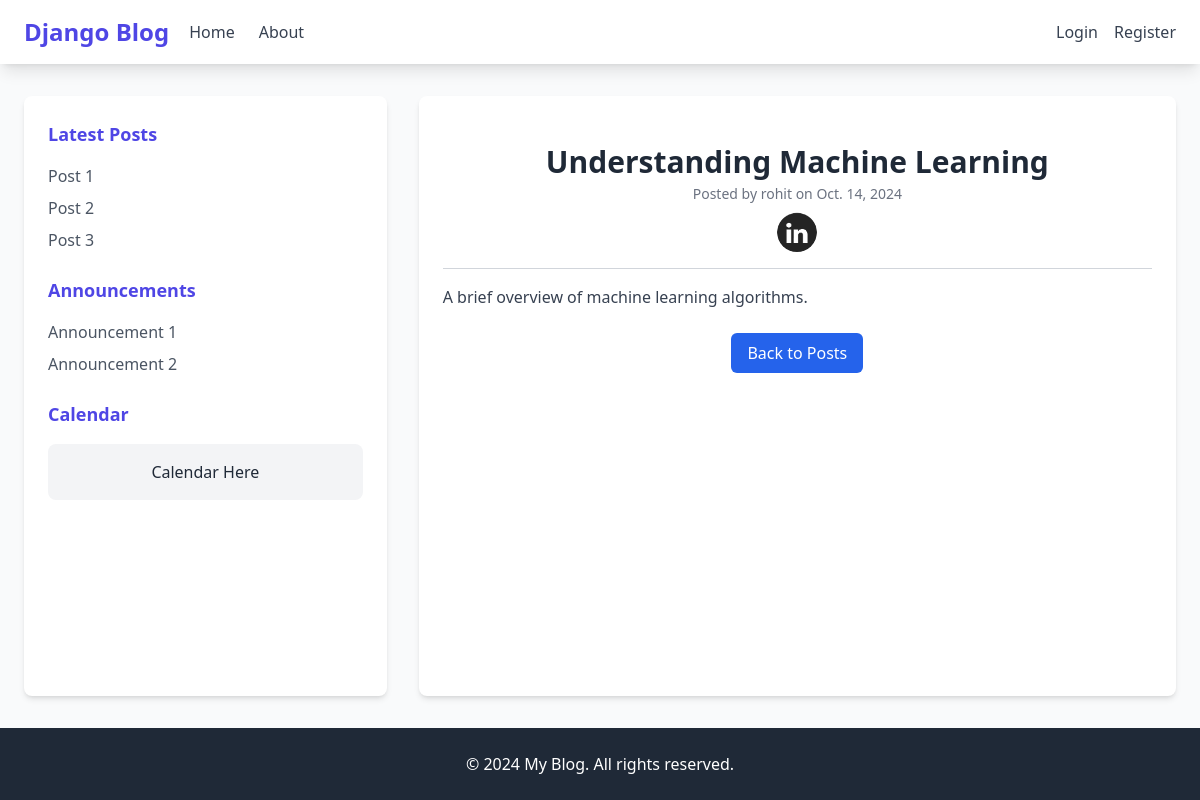
Screenshot of /post/7/ with the database file from the repository.
### post/models.py (models this page shows)
class Article(models.Model):
    title = models.CharField(max_length=255)  # Title of the article
    content = models.TextField()              # Content of the article
    date = models.DateField(default=timezone.now)  # Date of publication
    author = models.ForeignKey(User, on_delete=models.CASCADE)  # Author of the article

### users/models.py (models this page shows, shortened)
class Profile(models.Model):
    user = models.OneToOneField(User, on_delete=models.CASCADE)
    image = models.ImageField(default='profile_pics/default.jpg', upload_to='profile_pics')  # Added default image

### blog/views.py (the view)
# urls.py: path('post/<int:id>/', views.post_details, name='post_detail'),  # Post detail page
def post_details(request, id):
    post = get_object_or_404(Post, id=id)
    return render(request, 'post_detail.html', {'post': post})

### templates/post_detail.html (shortened to what this page needs)
{% extends 'base.html' %}
{% block content %}
<div class="container mx-auto mt-6 max-w-3xl">
    <h2 class="text-3xl font-semibold text-center text-gray-800">{{ post.title }}</h2>
    <p class="text-sm text-gray-500 text-center mt-1">Posted by {{ post.author.username }} on {{ post.date }}</p>
    {% if post.author.profile.image %}
    <div class="flex justify-center mt-2">
        <img src="{{ post.author.profile.image.url }}" alt="{{ post.author.username }}'s Image" class="rounded-full"
            style="width: 40px; height: 40px;">
    </div>
    {% endif %}
    <hr class="my-4 border-gray-300">
    <div class="mt-4 text-gray-700">
        <p class="whitespace-pre-line">{{ post.content }}</p>
    </div>
    <div class="flex justify-center mt-6">
        <a href="{% url 'home' %}"
            class="bg-blue-600 text-white px-4 py-2 rounded-md hover:bg-blue-700 transition duration-200">
            Back to Posts
        </a>
    </div>
</div>
{% endblock %}

### templates/base.html (style rules this page uses)
body { display: flex; flex-direction: column; min-height: 100vh; }

### rows the page displays
Article: title "Understanding Machine Learning", author.username "rohit", date "Oct. 14, 2024", author.profile.image (picture), content "A brief overview of machine learning algorithms."
